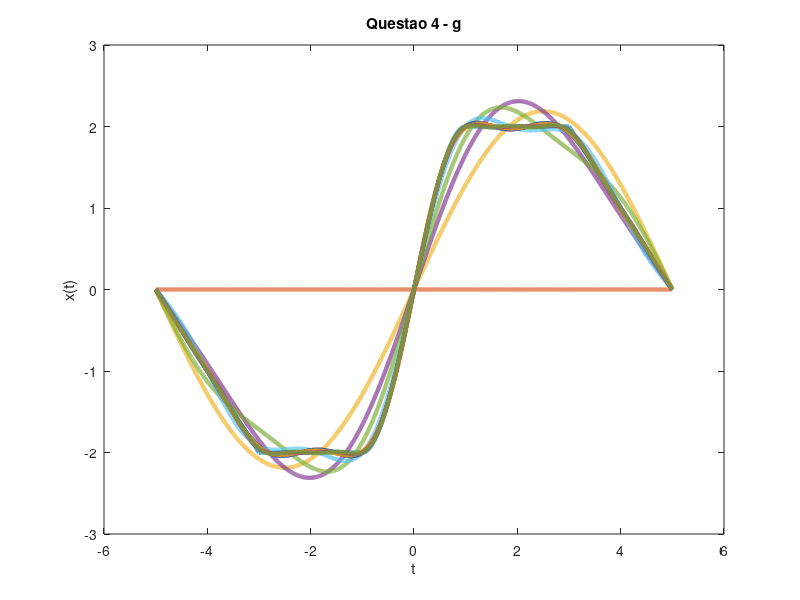

Write the MATLAB code that produced this figure.
% Programa da quarta questao do trabalho de sinais e sistemas
% 2022.2

% Intervalos
dt=0.001;
T0 = 10;
w0 = 2*pi/T0;

% Dados basicos
t1=-5:dt:-3-dt; x1=-t1-5;
t2=-3:dt:-1-dt; x2=0*t2-2;
t3=-1:dt:1-dt; x3=-t3.^3+3*t3;
t4=1:dt:3-dt; x4=0*t4+2;
t5=3:dt:5-dt; x5=-t5+5;

% Concatenando e plotando
t=[t1 t2 t3 t4 t5]; x=[x1 x2 x3 x4 x5];
%plot(t, x, "-", "linewidth", 3)
%title("Grafico de x(t) por t", "fontsize", 20)
%xlabel("t", "fontsize", 18)
%ylabel("x(t)", "fontsize", 18)
%print plot4a.jpg

% Encontrando a potencia total P
Ptotal = sum(abs(x).^2*dt)/T0;

% Encontrando os Xk para k pertence a [-10 10]
xk0 = sum(x.*exp(-i*0*w0.*t)*dt)/T0;
xk1 = sum(x.*exp(-i*1*w0.*t)*dt)/T0;
xk2 = sum(x.*exp(-i*2*w0.*t)*dt)/T0;
xk3 = sum(x.*exp(-i*3*w0.*t)*dt)/T0;
xk4 = sum(x.*exp(-i*4*w0.*t)*dt)/T0;
xk5 = sum(x.*exp(-i*5*w0.*t)*dt)/T0;
xk6 = sum(x.*exp(-i*6*w0.*t)*dt)/T0;
xk7 = sum(x.*exp(-i*7*w0.*t)*dt)/T0;
xk8 = sum(x.*exp(-i*8*w0.*t)*dt)/T0;
xk9 = sum(x.*exp(-i*9*w0.*t)*dt)/T0;
xk10 = sum(x.*exp(-i*10*w0.*t)*dt)/T0;

Xks = zeros(1, 21);
for k = -10:1:10;
  Xks(k + 11) = sum(x.*exp(-i*k*w0.*t)*dt)/T0;
end

disp(Xks);

k = [-10:10];
magnitude = [abs(xk10) abs(xk9) abs(xk8) abs(xk7) abs(xk6) abs(xk5) abs(xk4) abs(xk3) abs(xk2) abs(xk1) abs(xk0) abs(xk1) abs(xk2) abs(xk3) abs(xk4) abs(xk5) abs(xk6) abs(xk7) abs(xk8) abs(xk9) abs(xk10)];
fase = [arg(xk10) arg(xk9) arg(xk8) arg(xk7) arg(xk6) arg(xk5) arg(xk4) arg(xk3) arg(xk2) arg(xk1) arg(xk0) arg(xk1) arg(xk2) arg(xk3) arg(xk4) arg(xk5) arg(xk6) arg(xk7) arg(xk8) arg(xk9) arg(xk10)];
%subplot(2,2,2)
%plot(k, magnitude, "*", "linewidth", 3)
%title("Grafico de magnitude", "fontsize", 20)
%xlabel("k", "fontsize", 18)
%ylabel("M", "fontsize", 18)
%print plot4dm.jpg

%subplot(2,2,3)
%plot(k, fase, "*", "linewidth", 3)
%title("Grafico de fase", "fontsize", 20)
%xlabel("k", "fontsize", 18)
%ylabel("F", "fontsize", 18)
%print plot4df.jpg

% Encontrando a potencia de cada Xk
P0 = abs(xk0)^2;
P1 = abs(xk1)^2;
P2 = abs(xk2)^2;
P3 = abs(xk3)^2;
P4 = abs(xk4)^2;
P5 = abs(xk5)^2;
P6 = abs(xk6)^2;
P7 = abs(xk7)^2;
P8 = abs(xk8)^2;
P9 = abs(xk9)^2;
P10 = abs(xk10)^2;

P = [P10 P9 P8 P7 P6 P5 P4 P3 P2 P1 P0 P1 P2 P3 P4 P5 P6 P7 P8 P9 P10];
%subplot(2,2,4)
%plot(k, P, "*", "linewidth", 3)
%title("Grafico da potencia", "fontsize", 20)
%xlabel("k", "fontsize", 18)
%ylabel("P", "fontsize", 18)
%print plot4dp.jpg

% Estimando a quantidade de harmonicos necessarios para reter 90% da potencia total
p = abs(sum(x.*exp(-i*0*w0.*t)*dt)/T0)^2/Ptotal;
harmonico = 1;
while (p < 0.9)
  p = p + 2*abs(sum(x.*exp(-i*harmonico*w0.*t)*dt)/T0)^2/Ptotal
  harmonico++
endwhile

a0 = xk0;
a1 = (xk1+conj(xk1));
a2 = (xk2+conj(xk2));
a3 = (xk3+conj(xk3));
a4 = (xk4+conj(xk4));
a5 = (xk5+conj(xk5));
a6 = (xk6+conj(xk6));
a7 = (xk7+conj(xk7));
a8 = (xk8+conj(xk8));
a9 = (xk9+conj(xk9));
a10 = (xk10+conj(xk10));

b0 = i*(xk0-conj(xk0));
b1 = i*(xk1-conj(xk1));
b2 = i*(xk2-conj(xk2));
b3 = i*(xk3-conj(xk3));
b4 = i*(xk4-conj(xk4));
b5 = i*(xk5-conj(xk5));
b6 = i*(xk6-conj(xk6));
b7 = i*(xk7-conj(xk7));
b8 = i*(xk8-conj(xk8));
b9 = i*(xk9-conj(xk9));
b10 = i*(xk10-conj(xk10));



% Tracando grafico de x(t) e aproximacoes
f0 = xk0*exp(i*0*w0.*t);
f1 = f0 + xk1*exp(i*1*w0.*t) + conj(xk1)*exp(-i*1*w0.*t);
f2 = f1 + xk2*exp(i*2*w0.*t) + conj(xk2)*exp(-i*2*w0.*t);
f3 = f2 + xk3*exp(i*3*w0.*t) + conj(xk3)*exp(-i*3*w0.*t);
f4 = f3 + xk4*exp(i*4*w0.*t) + conj(xk4)*exp(-i*4*w0.*t);
f5 = f4 + xk5*exp(i*5*w0.*t) + conj(xk5)*exp(-i*5*w0.*t);
f6 = f5 + xk6*exp(i*6*w0.*t) + conj(xk6)*exp(-i*6*w0.*t);
f7 = f6 + xk7*exp(i*7*w0.*t) + conj(xk7)*exp(-i*7*w0.*t);
f8 = f7 + xk8*exp(i*8*w0.*t) + conj(xk8)*exp(-i*8*w0.*t);
f9 = f8 + xk9*exp(i*9*w0.*t) + conj(xk9)*exp(-i*9*w0.*t);
f10 = f9 + xk10*exp(i*10*w0.*t) + conj(xk10)*exp(-i*10*w0.*t);
plot(t, x, "linewidth", 3), hold on
plot(t, f0, "linewidth", 3), hold on
plot(t, f1, "linewidth", 3), hold on
plot(t, f2, "linewidth", 3), hold on
plot(t, f3, "linewidth", 3), hold on
plot(t, f4, "linewidth", 3), hold on
plot(t, f5, "linewidth", 3), hold on
plot(t, f6, "linewidth", 3), hold on
plot(t, f7, "linewidth", 3), hold on
plot(t, f8, "linewidth", 3), hold on
plot(t, f9, "linewidth", 3), hold on
plot(t, f10, "linewidth", 3)
title("Questao 4 - g")
xlabel("t")
ylabel("x(t)")



